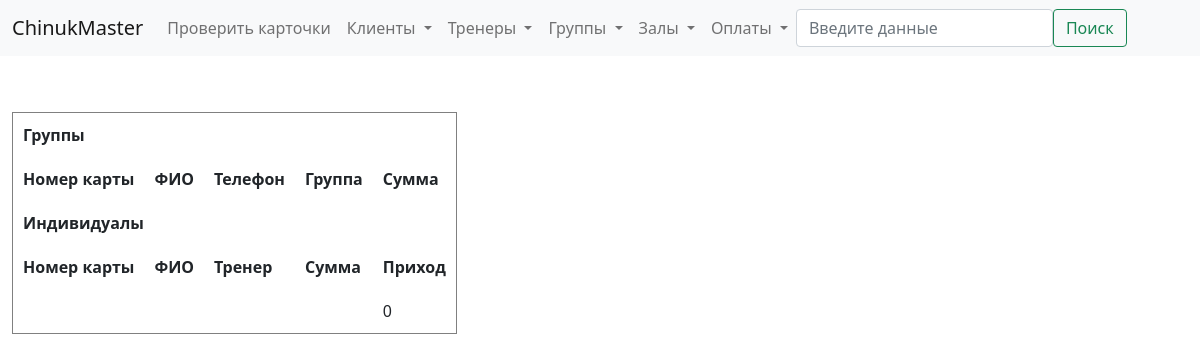
/report, run on an earlier commit of the app's database.
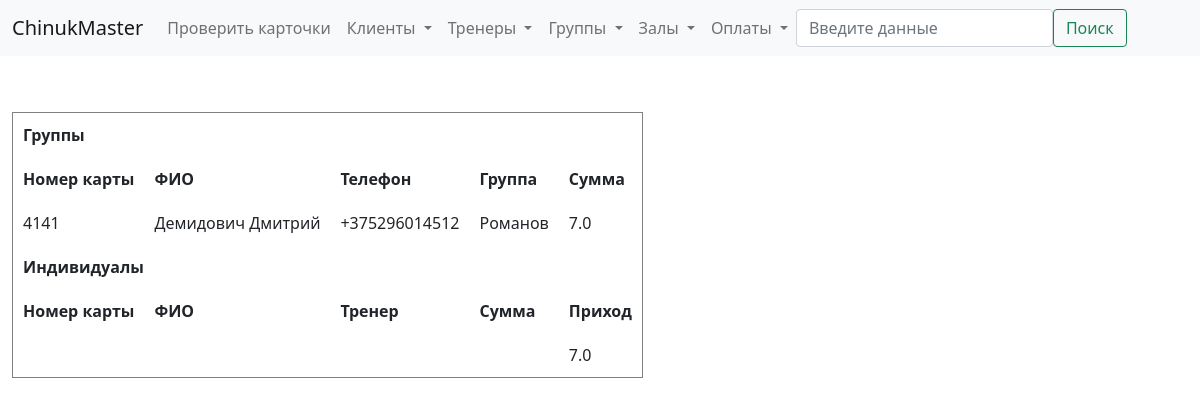
And on a later commit of the database.
### billing/models.py (models this page shows, shortened)
class Payment(models.Model):
    client = models.ForeignKey(Client, on_delete=models.PROTECT, verbose_name='Плательщик')
    payment_to_choices = [
        ('G', 'В группу'),
        ('I', 'Индивидуально')
    ]
    payment_type_choices = [
        ('O', 'Разовый платеж'),
        ('M', 'Месячный взнос')
    ]
    payment_to = models.CharField(max_length=1, choices=payment_to_choices, default='G', verbose_name='Направление оплаты')
    payment_type = models.CharField(max_length=1, choices=payment_type_choices, default='M', verbose_name='Тип оплаты')
    trener = models.ForeignKey(Trener, on_delete=models.SET_NULL, verbose_name='Тренер', blank=True, null=True)
    group = models.ForeignKey(Group, on_delete=models.SET_NULL, verbose_name='Группа', blank=True, null=True)
    date = models.DateField(verbose_name='Дата оплаты', default=timezone.now)
    amount = models.FloatField(verbose_name='Сумма', default=60)
    trener_part = models.FloatField(verbose_name='Тренеру', default=0)
    def today(self):
        return date.today()
    class Meta:
        verbose_name = 'Оплата'
        verbose_name_plural = 'Оплаты'

class Client(models.Model):
    member_card = models.CharField(verbose_name='Членская карта', max_length=4, blank=True, null=True)
    name = models.CharField(verbose_name='ФИО', max_length=50, blank=True, null=True)
    tel_number = models.CharField(verbose_name='Номер телефона', max_length=20, blank=True, null=True)
    info = models.TextField(verbose_name='Дополнительная информация', null=True, blank=True)
    training_type_choices = [
        ('I', 'Индивидуал'),
        ('G', 'В группе'),
        ('B', 'Смешанный'),
    ]
    cl_type = models.CharField(verbose_name='Тип клиента', max_length=1, choices=training_type_choices, default='G')
    treners = models.ManyToManyField(Trener, verbose_name='Тренер', blank=True)
    groups = models.ManyToManyField(Group, verbose_name='Группа', blank=True)
    def __str__(self):
        return self.name
    class Meta:
        verbose_name = 'Клиент'
        verbose_name_plural = 'Клиенты'

class Group(models.Model):
    gr_type_choices = [
        ('A', 'Взрослая'),
        ('C', 'Детская')
    ]
    sport_type_choices = [
        ('B', 'Классический бокс'),
        ('T', 'Тайский бокс'),
        ('W', 'Женская группа'),
        ('M', 'ММА')
    ]
    gr_type = models.CharField(verbose_name='Возраст', max_length=1, choices=gr_type_choices, default='A')
    sport_type = models.CharField(verbose_name='Тип', max_length=1, choices = sport_type_choices, default='T')
    time = models.TimeField(verbose_name='Время')
    trener = models.ForeignKey('Trener', verbose_name='Тренер', on_delete=models.SET_NULL, null=True, blank=True)
    address = models.ForeignKey('Address', verbose_name='Зал', on_delete=models.SET_NULL, null=True, blank=True)
    class Meta:
        verbose_name = 'Группа'
        verbose_name_plural = 'Группы'

class Trener(models.Model):
    name = models.CharField(max_length=50, verbose_name = 'Имя')
    tel_number = models.CharField(max_length=20, verbose_name = 'Номер телефона')
    info = models.TextField(blank=True, null=False, verbose_name = 'Дополнительная информация')
    photo = models.ImageField(verbose_name='Фото', upload_to='billing/media/treners', height_field=None, width_field=None, null=True, blank=True)
    class Meta:
        verbose_name = 'Тренер'
        verbose_name_plural = 'Тренеры'
    def __str__(self):
        return self.name.split(' ')[0]

### billing/views.py (the view)
# urls.py: path('report', views.get_report, name='get_report'),
def get_report(request):
    payments = Payment.objects.all()
    return render(request, 'billing/report.html', {
        'payments': payments,
        'result' : total_payment(payments, date.today()),
    })

### billing/views.py (called while the page is built)
def total_payment(payments, date=date.today()):
    result = 0
    for payment in payments:
        if payment.date >= date:
            if payment.payment_to == 'G':
                result += payment.amount
            else:
                result += payment.total_amount()
    return result

### ChinukMaster/templates/billing/report.html (shortened to what this page needs)
{% extends 'billing/base.html' %}
{% block content %}
    <table cellpadding='10' border="1px solid black">
        <tr>
            <th colspan="5">Группы</th>
        </tr>
        <tr>
            <th>Номер карты</th>
            <th>ФИО</th>
            <th>Телефон</th>
            <th>Группа</th>
            <th>Сумма</th>
        </tr>
    {% for payment in payments %}
        {% if payment.group %}
            {% if payment.date == payment.today %}
                <tr>
                    <td>{{payment.client.member_card}}</td>
                    <td>{{payment.client}}</td>
                    <td>{{payment.client.tel_number}}</td>
                    <td>{{payment.group.trener}}</td>
                    <td>{{payment.amount}}</td>
                </tr>
            {% endif %}
        {% endif %}
    {% endfor %}
    <tr>
        <th colspan="5">Индивидуалы</th>
    </tr>
    <tr>
        <th>Номер карты</th>
        <th>ФИО</th>
        <th>Тренер</th>
        <th>Сумма</th>
        <th>Приход</th>
    </tr>
    <tr>
        <td></td>
        <td></td>
        <td></td>
        <td></td>
        <td>{{result}}</td>
    </tr>
</table>
{% endblock %}

What changed in the data, as far as the page shows it:
added Payment: client.member_card "4141", client "Демидович Дмитрий", client.tel_number "+375296014512", group.trener "Романов", amount "7.0"
Also different on the page:
{{ result }}: "0" → "7.0"
